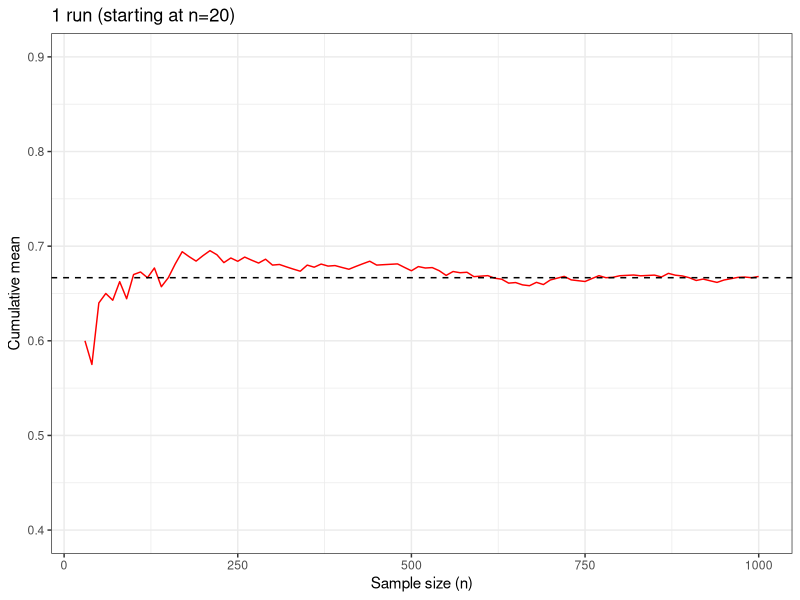
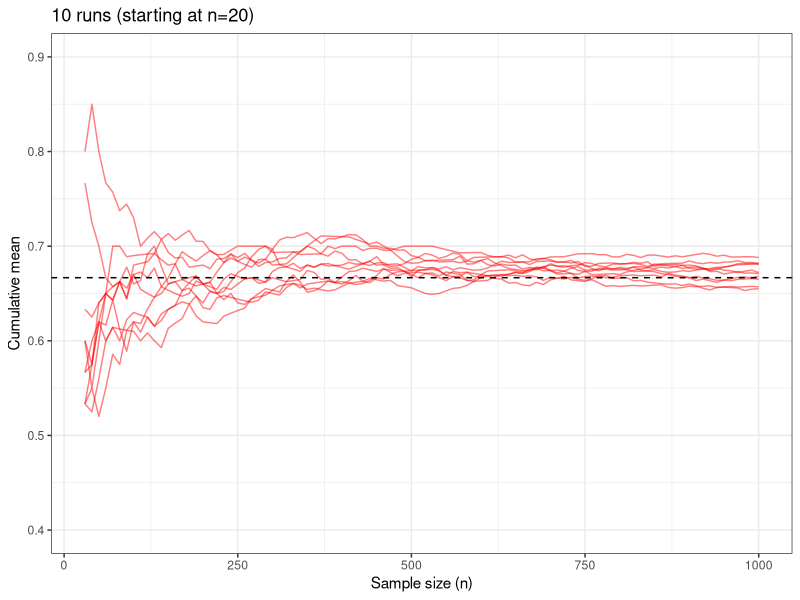
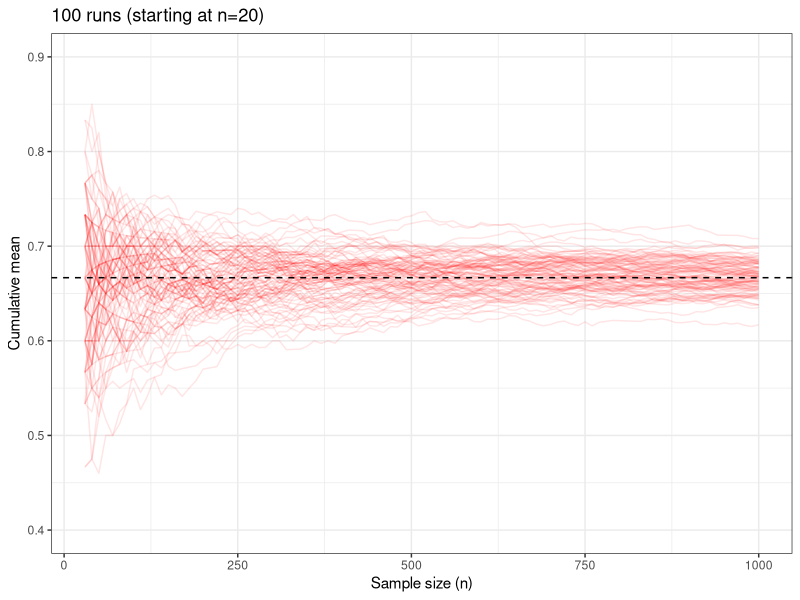
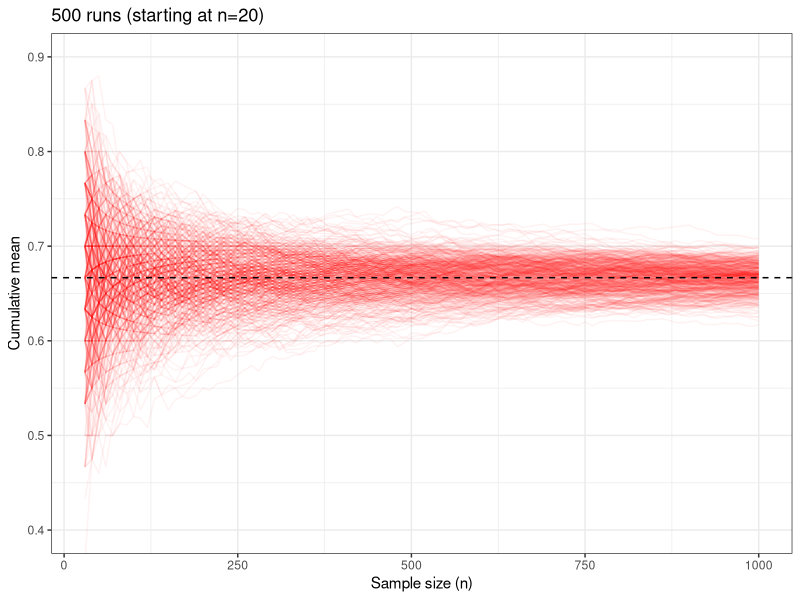
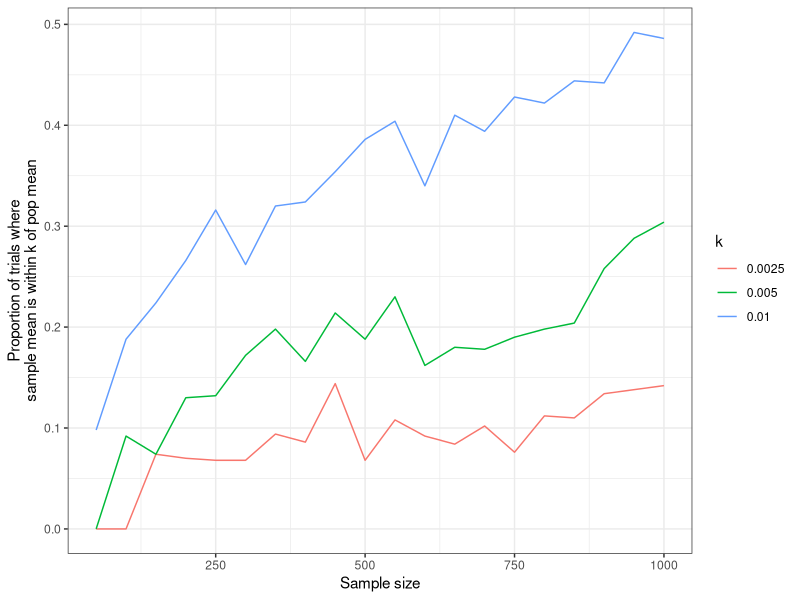
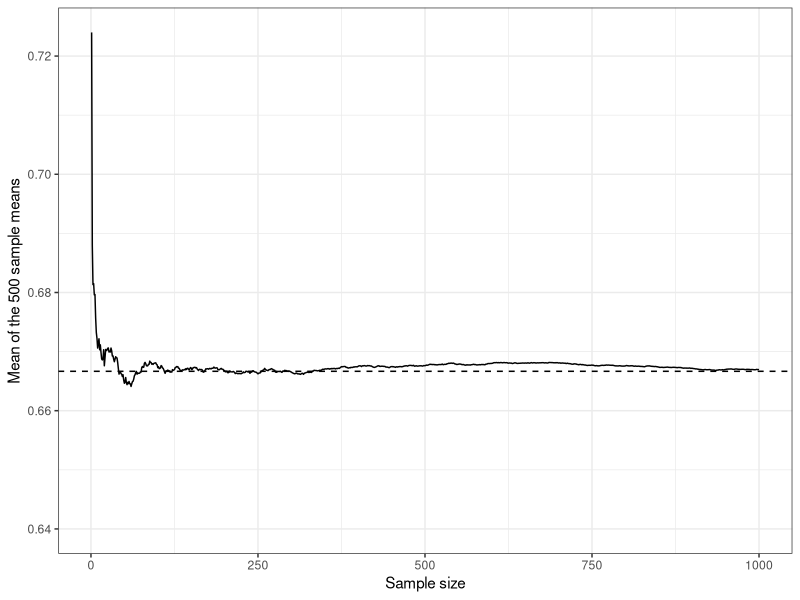
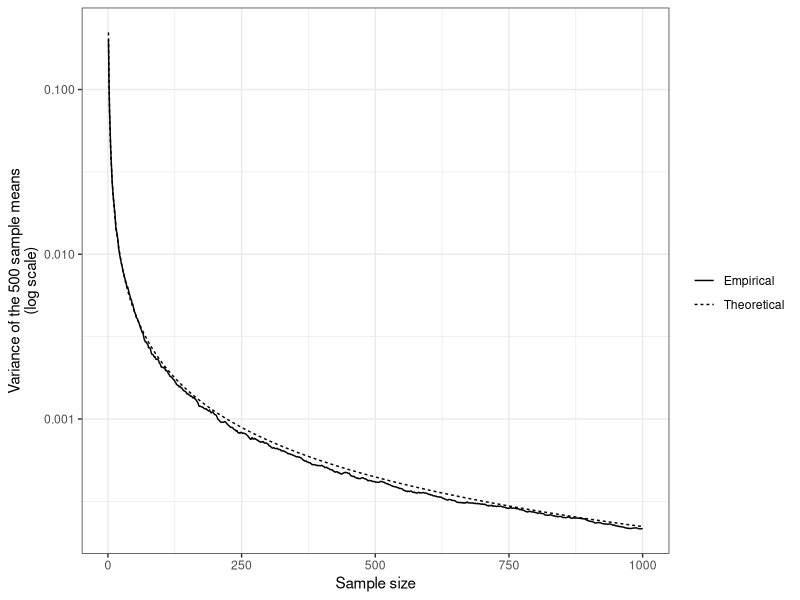
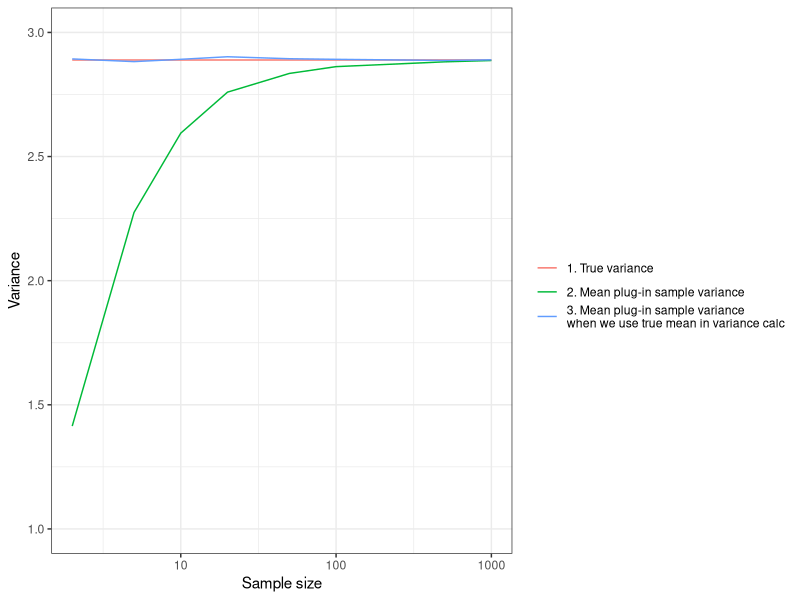

Write the R code that produced these figures, in order.
## ---- chunk 1
#| warning: false
#| message: false

library(tidyverse)
knitr::opts_chunk$set(dev = "ragg_png")
## ---- chunk 2
xs <- c(1,2,3)
probs <- c(.2, .5, .3)
# E[X], analytically
sum(xs*probs)
# E[X], numerically: mean of a large sample from f(x)
mean(sample(x = xs, size = 10000, replace = T, prob = probs))
# E[\overline{X}], numerically: mean of many sample means 
storage <- rep(NA, 10000)
for(i in 1:length(storage)){
  storage[i] <- mean(sample(x = xs, size = 10, replace = T, prob = probs))
}
mean(storage)
## ---- chunk 3
I <- 500
J <- 1000 # number of samples
# js <- seq(20, J, by = 10)
set.seed(123)

expand_grid(i = 1:I,
            j = 1:J) |> 
  mutate(draw = sample(x = c(1,0), size = I*J, replace = T, prob = c(2/3, 1/3))) -> dat

dat |> 
  group_by(i) |> 
  mutate(cm = cummean(draw)) -> datt
## ---- chunk 4
datt |> 
  filter(j > 20 & i == 1) |> 
  filter(j %% 10 == 0) |> 
  ggplot(aes(x = j, y = cm, group = i)) + 
  geom_line(alpha = 1, col = "red") + 
  theme_bw() + 
  labs(x = "Sample size (n)", y = "Cumulative mean", title = "1 run (starting at n=20)") + 
  coord_cartesian(ylim = c(.4, .9)) + 
  geom_hline(yintercept = 2/3, lty = 2)
## ---- chunk 5
datt |> 
  filter(j > 20 & i < 11) |> 
  filter(j %% 10 == 0) |> 
  ggplot(aes(x = j, y = cm, group = i)) + 
  geom_line(alpha = .5, col = "red") + 
  theme_bw() + 
  labs(x = "Sample size (n)", y = "Cumulative mean", title = "10 runs (starting at n=20)") + 
  coord_cartesian(ylim = c(.4, .9)) + 
  geom_hline(yintercept = 2/3, lty = 2)
## ---- chunk 6
datt |> 
  filter(j > 20 & i < 101) |> 
  filter(j %% 10 == 0) |> 
  ggplot(aes(x = j, y = cm, group = i)) + 
  geom_line(alpha = .1, col = "red") + 
  theme_bw() + 
  labs(x = "Sample size (n)", y = "Cumulative mean", title = "100 runs (starting at n=20)") + 
  coord_cartesian(ylim = c(.4, .9)) + 
  geom_hline(yintercept = 2/3, lty = 2)
## ---- chunk 7
datt |> 
  filter(j > 20) |> 
  filter(j %% 10 == 0) |> 
  ggplot(aes(x = j, y = cm, group = i)) + 
  geom_line(alpha = .05, col = "red") + 
  theme_bw() + 
  labs(x = "Sample size (n)", y = "Cumulative mean", title = "500 runs (starting at n=20)") + 
  coord_cartesian(ylim = c(.4, .9)) + 
  geom_hline(yintercept = 2/3, lty = 2) 
## ---- chunk 8
datt |> 
  ungroup() |> 
  mutate(dev = abs(cm - 2/3)) |>
  filter(j %% 50 == 0) |> 
  expand_grid(k = c(.0025, .005, .01)) |> 
  group_by(j, k) |> 
  summarize(prop_inside = mean(dev < k)) -> dattt

dattt |> 
  ungroup() |> 
  ggplot(aes(x = j, y = prop_inside, col = factor(k), group = factor(k))) + 
  geom_line() + 
  labs(x = "Sample size", y = "Proportion of trials where\nsample mean is within k of pop mean",
       col = "k") + 
  theme_bw()
## ---- chunk 9
datt |> 
  ungroup() |> 
  group_by(j) |> 
  mutate(ebarx = mean(cm)) |> 
  ggplot(aes(x = j, y = ebarx)) + 
  geom_line() + 
  theme_bw() +
  geom_hline(yintercept = 2/3, lty = 2) + 
  expand_limits(y = c(.64, .7)) +
  labs(x = "Sample size", y = "Mean of the 500 sample means")
## ---- chunk 10
#| cache: true 
# right
datt |> 
  ungroup() |> 
  group_by(j) |> 
  mutate(vbarx_Empirical = var(cm),
         vbarx_Theoretical = (2/3)*(1 - 2/3)/j) |>
  pivot_longer(cols = starts_with("vbarx_"), names_prefix = "vbarx_", names_to = "type", values_to = "vbarx") -> for_vbar_plot
## ---- chunk 11
for_vbar_plot |> 
  ggplot(aes(x = j, y = vbarx, lty = type)) + 
  geom_line() + 
  scale_y_log10() +
  theme_bw() +
  labs(x = "Sample size", y = "Variance of the 500 sample means\n(log scale)",
       lty = "")
## ---- chunk 12
#| echo: true
samp <- c(1,5,2,6,3,4,2)
## ---- chunk 13
#| echo: true
mean(samp^2) - mean(samp)^2
## ---- chunk 14
#| echo: true
mean(samp^2) - mean(samp)^2 # our plug-in sample variance estimator
var(samp)                # R's var() function
## ---- chunk 15
x <- c(1,2,5)
vx <- mean(x^2) - mean(x)^2

pisv_func <- function(samp){mean(samp^2) - mean(samp)^2}
pisv_func_2 <- function(samp, ex){mean((samp - ex)^2)}

expand_grid(size = c(2, 5, 10, 20, 50, 100, 500, 1000),
            rep = 1:1000) |> 
  mutate(samp = map(size, sample, x = x, replace = T)) |> 
  mutate(pisv = sapply(samp, pisv_func),
         #unbiased_v = sapply(samp, var),
         pisv_2 = sapply(samp, pisv_func_2, ex = mean(x))) |> 
  group_by(size) |> 
  summarize(`1. True variance` = vx,
            `2. Mean plug-in sample variance` = mean(pisv),
            `3. Mean plug-in sample variance\nwhen we use true mean in variance calc` = mean(pisv_2)) |> 
            # `2. Unbiased variance estimate` = unbiased_v) |>  # (1 - 1/size)*vx) |>
  pivot_longer(cols = contains("variance")) |> 
  ggplot(aes(x = size, y = value, col = name)) +
  geom_line() + 
  scale_x_log10() + 
  labs(x = "Sample size", y = "Variance", col = "") + 
  expand_limits(y = c(1, 3)) + 
  theme_bw()
## ---- chunk 16
x <- c(0, 1)
ex = mean(x)
vx <- mean((x - mean(x))^2)

n <- 2
m <- 10000
samp_means <- replicate(m, mean(sample(x, size = n, replace = T)))

tibble(sm = samp_means) |> 
  count(sm) -> counts 

bind_rows(counts |> mutate(type = "tip"),
          counts |> mutate(type = "base", n = 0)) -> for_plot 

for_plot %>% 
  ggplot(aes(x = sm, y = n)) + 
  geom_point(data = filter(for_plot, type == "tip")) +
  geom_line(aes(group = factor(sm))) +
  labs(x = "Sample mean", y = "Frequency in 10,000 draws") + 
  theme_bw()
## ---- chunk 17
n <- 1000
samp_means <- replicate(m, mean(sample(x, size = n, replace = T)))

dnorm10 <- function(...){
  37*dnorm(...)
}
tibble(sm = samp_means) |> 
  ggplot(aes(x = sm)) + 
  geom_histogram(bins = 30) + # aes(y = ..density..),  
  stat_function(fun = dnorm10,
                args = list(mean = mean(x), sd = sqrt((mean(x^2) - mean(x)^2)/n)),
                col = "red") + 
  labs(x = "Sample mean", y = "Frequency in 10,000 draws") + 
  theme_bw()
## ---- chunk 18

expand_grid(n = c(3, 10, 20, 100, 1000, 2000),
            rep = 1:10000) |> 
  mutate(samp = map(n, sample, x = c(0, 1), replace = T),
         samp_mean = map_dbl(samp, mean),
         z = sqrt(n)*(samp_mean - ex)/sqrt(vx),
         facet_labs = fct_reorder(str_c("n = ", n), n)) |> 
  ggplot(aes(x = z)) +
  geom_histogram(aes(y = ..density..), breaks = .0001 + seq(-3, 3, by = .25), alpha = .6) + 
  #geom_density(col = "blue") + # histogram(aes(y = ..density..), breaks = .0001 + seq(-3, 3, by = .25)) +
  facet_wrap(vars(facet_labs)) + 
  stat_function(fun = dnorm,
                args = list(mean = 0, sd = 1),
                col = "red") + 
  labs(x = "z-score", y = "Density") + 
  theme_bw()
## ---- chunk 19
#| echo: true
choose(n = 1000, k = 1000)
choose(n = 1000, k = 500)
## ---- chunk 20
#| echo: true
ks <- 0:1000 # number of heads
n <- 1000 # sample size

nways <- rep(NA, 1001) # storage for for-loop
for(i in 1:length(ks)){
  # number of ways to get k successes in n trials
  nways[i] <- choose(k = ks[i], n = n) 
}
head(nways, 4)
## ---- chunk 21
#| echo: true
plot(ks/1000, nways/sum(nways), pch = 19, cex = .25, 
     xlab = "Proportion of heads in 1000 tries", ylab = "Probability of observing this proportion")
## ---- chunk 22
plot(ks/1000, nways/sum(nways), pch = 19, cex = .25, 
     xlab = "Proportion of heads in 1000 tries", ylab = "Probability of observing this proportion",
     xlim = c(.4, .6))
x <- seq(.4, .6, length = 1000)
lines(x, dnorm(x, mean = .5, sd = sqrt(.5^2/1000))/1000, col = "blue")
text(x = .55, y = .02, labels = "Black dots: probability of\nobserving this proportion\nBlue line: normal distribution")
## ---- chunk 23
plot_function <- function(dat, mean_x = 10, sd_x = 3, title = "X is normal"){
  
  dat |> 
    mutate(samp_mean = map_dbl(samp, mean),
           z = sqrt(n)*(samp_mean - mean_x)/sd_x,
           facet_labs = fct_reorder(str_c("n = ", n), n)) |> 
    ggplot(aes(x = z)) +
    geom_histogram(aes(y = ..density..), breaks = .0001 + seq(-3, 3, by = .25), alpha = .6) + 
    # geom_density(col = "blue") +
    facet_wrap(vars(facet_labs)) + 
    stat_function(fun = dnorm,
                args = list(mean = 0, sd = 1),
                col = "red") + 
    labs(x = "z-score", y = "Density", title = title)
}
## ---- chunk 24
expand_grid(n = c(3, 10, 20, 100, 1000, 2000),
            rep = 1:10000) |> 
  mutate(samp = map(n, rbinom, size = 1, prob = .5)) -> dat

plot_function(dat, mean_x = .5, sd_x = .5, title = "X is binomial; Pr(success) = .5")
## ---- chunk 25
expand_grid(n = c(3, 10, 20, 100, 1000, 2000),
            rep = 1:10000) |> 
  mutate(samp = map(n, rbinom, size = 1, prob = .9)) -> dat

plot_function(dat, mean_x = .9, sd_x = sqrt(.9*.1), title = "X is binomial; Pr(success) = .9")
## ---- chunk 26
x <- seq(0, 5, by = .01)
dx <- dlnorm(x)
tibble(x, dx) |> 
  ggplot(aes(x = x, y = dx)) + 
  geom_line() + 
  labs(title = "Lognormal distribution")
## ---- chunk 27

expand_grid(n = c(3, 10, 20, 100, 1000, 2000),
            rep = 1:10000) |> 
  mutate(samp = map(n, rlnorm)) -> dat

plot_function(dat, mean_x = exp(1/2), sd_x = sqrt(exp(1)^2 - exp(1)), title = "X is lognormal")
